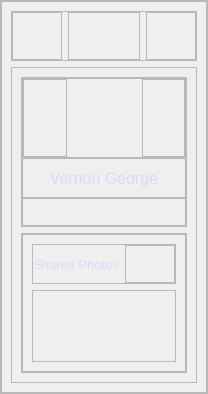
           <widget class="QFrame" name="rightMenuBlock">
            <property name="minimumSize">
             <size>
              <width>0</width>
              <height>0</height>
             </size>
            </property>
            <property name="maximumSize">
             <size>
              <width>0</width>
              <height>16777215</height>
             </size>
            </property>
            <property name="styleSheet">
             <string notr="true">#rightMenuBlock {
	background-color: #363459;
}</string>
            </property>
            <property name="frameShape">
             <enum>QFrame::StyledPanel</enum>
            </property>
            <property name="frameShadow">
             <enum>QFrame::Raised</enum>
            </property>
            <property name="lineWidth">
             <number>1</number>
            </property>
            <property name="midLineWidth">
             <number>0</number>
            </property>
            <layout class="QGridLayout" name="gridLayout_26">
             <property name="leftMargin">
              <number>0</number>
             </property>
             <property name="topMargin">
              <number>0</number>
             </property>
             <property name="rightMargin">
              <number>0</number>
             </property>
             <property name="bottomMargin">
              <number>0</number>
             </property>
             <property name="spacing">
              <number>0</number>
             </property>
             <item row="1" column="0">
              <widget class="QFrame" name="frame_18">
               <property name="frameShape">
                <enum>QFrame::StyledPanel</enum>
               </property>
               <property name="frameShadow">
                <enum>QFrame::Raised</enum>
               </property>
               <layout class="QGridLayout" name="gridLayout_27">
                <property name="leftMargin">
                 <number>0</number>
                </property>
                <property name="topMargin">
                 <number>0</number>
                </property>
                <property name="rightMargin">
                 <number>0</number>
                </property>
                <property name="bottomMargin">
                 <number>0</number>
                </property>
                <item row="2" column="0">
                 <widget class="QStackedWidget" name="stackedWidget">
                  <property name="currentIndex">
                   <number>0</number>
                  </property>
                  <widget class="QWidget" name="page">
                   <layout class="QGridLayout" name="gridLayout_28">
                    <item row="1" column="0">
                     <widget class="QFrame" name="frame_20">
                      <property name="frameShape">
                       <enum>QFrame::StyledPanel</enum>
                      </property>
                      <property name="frameShadow">
                       <enum>QFrame::Raised</enum>
                      </property>
                      <layout class="QGridLayout" name="gridLayout_31">
                       <property name="leftMargin">
                        <number>0</number>
                       </property>
                       <property name="topMargin">
                        <number>0</number>
                       </property>
                       <property name="rightMargin">
                        <number>0</number>
                       </property>
                       <property name="bottomMargin">
                        <number>0</number>
                       </property>
                       <property name="spacing">
                        <number>0</number>
                       </property>
                       <item row="0" column="0">
                        <widget class="QStackedWidget" name="stackedWidget_2">
                         <property name="currentIndex">
                          <number>0</number>
                         </property>
                         <widget class="QWidget" name="page_3">
                          <layout class="QGridLayout" name="gridLayout_35">
                           <item row="0" column="0">
                            <widget class="QFrame" name="frame_21">
                             <property name="minimumSize">
                              <size>
                               <width>0</width>
                               <height>150</height>
                              </size>
                             </property>
                             <property name="maximumSize">
                              <size>
                               <width>16777215</width>
                               <height>150</height>
                              </size>
                             </property>
                             <property name="frameShape">
                              <enum>QFrame::StyledPanel</enum>
                             </property>
                             <property name="frameShadow">
                              <enum>QFrame::Raised</enum>
                             </property>
                             <layout class="QGridLayout" name="gridLayout_32">
                              <property name="leftMargin">
                               <number>0</number>
                              </property>
                              <property name="topMargin">
                               <number>0</number>
                              </property>
                              <property name="rightMargin">
                               <number>0</number>
                              </property>
                              <property name="bottomMargin">
                               <number>0</number>
                              </property>
                              <property name="spacing">
                               <number>0</number>
                              </property>
                              <item row="1" column="0">
                               <widget class="QFrame" name="frame_25">
                                <property name="minimumSize">
                                 <size>
                                  <width>0</width>
                                  <height>40</height>
                                 </size>
                                </property>
                                <property name="maximumSize">
                                 <size>
                                  <width>16777215</width>
                                  <height>40</height>
                                 </size>
                                </property>
                                <property name="frameShape">
                                 <enum>QFrame::StyledPanel</enum>
                                </property>
                                <property name="frameShadow">
                                 <enum>QFrame::Raised</enum>
                                </property>
                                <layout class="QGridLayout" name="gridLayout_36">
                                 <property name="leftMargin">
                                  <number>0</number>
                                 </property>
                                 <property name="topMargin">
                                  <number>0</number>
                                 </property>
                                 <property name="rightMargin">
                                  <number>0</number>
                                 </property>
                                 <property name="bottomMargin">
                                  <number>0</number>
                                 </property>
                                 <item row="0" column="0">
                                  <widget class="QLabel" name="name">
                                   <property name="font">
                                    <font>
                                     <family>Microsoft YaHei UI</family>
                                     <pointsize>12</pointsize>
                                    </font>
                                   </property>
                                   <property name="styleSheet">
                                    <string notr="true">#name {
	color: #D8D9FA;
}</string>
                                   </property>
                                   <property name="text">
                                    <string>Vernon George</string>
                                   </property>
                                   <property name="alignment">
                                    <set>Qt::AlignCenter</set>
                                   </property>
                                  </widget>
                                 </item>
                                </layout>
                               </widget>
                              </item>
                              <item row="0" column="0">
                               <widget class="QFrame" name="frame_22">
                                <property name="minimumSize">
                                 <size>
                                  <width>0</width>
                                  <height>80</height>
                                 </size>
                                </property>
                                <property name="maximumSize">
                                 <size>
                                  <width>16777215</width>
                                  <height>80</height>
                                 </size>
                                </property>
                                <property name="frameShape">
                                 <enum>QFrame::StyledPanel</enum>
                                </property>
                                <property name="frameShadow">
                                 <enum>QFrame::Raised</enum>
                                </property>
                                <layout class="QGridLayout" name="gridLayout_33">
                                 <property name="leftMargin">
                                  <number>0</number>
                                 </property>
                                 <property name="topMargin">
                                  <number>0</number>
                                 </property>
                                 <property name="rightMargin">
                                  <number>0</number>
                                 </property>
                                 <property name="bottomMargin">
                                  <number>0</number>
                                 </property>
                                 <property name="spacing">
                                  <number>0</number>
                                 </property>
                                 <item row="0" column="1">
                                  <widget class="QFrame" name="iconBlock">
                                   <property name="styleSheet">
                                    <string notr="true">#iconBlock {
	border-radius: 100px;
}</string>
                                   </property>
                                   <property name="frameShape">
                                    <enum>QFrame::StyledPanel</enum>
                                   </property>
                                   <property name="frameShadow">
                                    <enum>QFrame::Raised</enum>
                                   </property>
                                   <layout class="QGridLayout" name="gridLayout_34">
                                    <property name="leftMargin">
                                     <number>0</number>
                                    </property>
                                    <property name="topMargin">
                                     <number>0</number>
                                    </property>
                                    <property name="rightMargin">
                                     <number>0</number>
                                    </property>
                                    <property name="bottomMargin">
                                     <number>0</number>
                                    </property>
                                    <item row="0" column="0">
                                     <widget class="QLabel" name="iconLabel">
                                      <property name="minimumSize">
                                       <size>
                                        <width>75</width>
                                        <height>75</height>
                                       </size>
                                      </property>
                                      <property name="maximumSize">
                                       <size>
                                        <width>75</width>
                                        <height>75</height>
                                       </size>
                                      </property>
                                      <property name="styleSheet">
                                       <string notr="true">#iconLabel {
	border-radius: 40px;
}</string>
                                      </property>
                                      <property name="text">
                                       <string/>
                                      </property>
                                     </widget>
                                    </item>
                                   </layout>
                                  </widget>
                                 </item>
                                 <item row="0" column="0">
                                  <widget class="QFrame" name="frame_27">
                                   <property name="frameShape">
                                    <enum>QFrame::StyledPanel</enum>
                                   </property>
                                   <property name="frameShadow">
                                    <enum>QFrame::Raised</enum>
                                   </property>
                                  </widget>
                                 </item>
                                 <item row="0" column="2">
                                  <widget class="QFrame" name="frame_29">
                                   <property name="frameShape">
                                    <enum>QFrame::StyledPanel</enum>
                                   </property>
                                   <property name="frameShadow">
                                    <enum>QFrame::Raised</enum>
                                   </property>
                                  </widget>
                                 </item>
                                </layout>
                               </widget>
                              </item>
                              <item row="2" column="0">
                               <widget class="QFrame" name="frame_26">
                                <property name="frameShape">
                                 <enum>QFrame::StyledPanel</enum>
                                </property>
                                <property name="frameShadow">
                                 <enum>QFrame::Raised</enum>
                                </property>
                               </widget>
                              </item>
                             </layout>
                            </widget>
                           </item>
                           <item row="1" column="0">
                            <widget class="QFrame" name="frame_28">
                             <property name="frameShape">
                              <enum>QFrame::StyledPanel</enum>
                             </property>
                             <property name="frameShadow">
                              <enum>QFrame::Raised</enum>
                             </property>
                             <layout class="QGridLayout" name="gridLayout_37">
                              <property name="leftMargin">
                               <number>0</number>
                              </property>
                              <property name="topMargin">
                               <number>0</number>
                              </property>
                              <property name="rightMargin">
                               <number>0</number>
                              </property>
                              <property name="bottomMargin">
                               <number>0</number>
                              </property>
                              <item row="0" column="0">
                               <widget class="QFrame" name="frame_31">
                                <property name="frameShape">
                                 <enum>QFrame::StyledPanel</enum>
                                </property>
                                <property name="frameShadow">
                                 <enum>QFrame::Raised</enum>
                                </property>
                                <layout class="QGridLayout" name="gridLayout_38">
                                 <item row="0" column="0">
                                  <widget class="QFrame" name="frame_30">
                                   <property name="minimumSize">
                                    <size>
                                     <width>0</width>
                                     <height>40</height>
                                    </size>
                                   </property>
                                   <property name="maximumSize">
                                    <size>
                                     <width>16777215</width>
                                     <height>40</height>
                                    </size>
                                   </property>
                                   <property name="frameShape">
                                    <enum>QFrame::StyledPanel</enum>
                                   </property>
                                   <property name="frameShadow">
                                    <enum>QFrame::Raised</enum>
                                   </property>
                                   <layout class="QGridLayout" name="gridLayout_39">
                                    <property name="leftMargin">
                                     <number>0</number>
                                    </property>
                                    <property name="topMargin">
                                     <number>0</number>
                                    </property>
                                    <property name="rightMargin">
                                     <number>0</number>
                                    </property>
                                    <property name="bottomMargin">
                                     <number>0</number>
                                    </property>
                                    <item row="0" column="0">
                                     <widget class="QLabel" name="sharedPhotosLabel">
                                      <property name="font">
                                       <font>
                                        <family>Microsoft YaHei UI</family>
                                        <pointsize>10</pointsize>
                                       </font>
                                      </property>
                                      <property name="styleSheet">
                                       <string notr="true">#sharedPhotosLabel {
	color: #D8D9FA;
}</string>
                                      </property>
                                      <property name="text">
                                       <string>Shared Photos</string>
                                      </property>
                                     </widget>
                                    </item>
                                    <item row="0" column="1">
                                     <widget class="QFrame" name="frame_33">
                                      <property name="minimumSize">
                                       <size>
                                        <width>50</width>
                                        <height>0</height>
                                       </size>
                                      </property>
                                      <property name="maximumSize">
                                       <size>
                                        <width>50</width>
                                        <height>16777215</height>
                                       </size>
                                      </property>
                                      <property name="frameShape">
                                       <enum>QFrame::StyledPanel</enum>
                                      </property>
                                      <property name="frameShadow">
                                       <enum>QFrame::Raised</enum>
                                      </property>
                                      <layout class="QGridLayout" name="gridLayout_40">
                                       <property name="leftMargin">
                                        <number>0</number>
                                       </property>
                                       <property name="topMargin">
                                        <number>0</number>
                                       </property>
                                       <property name="rightMargin">
                                        <number>0</number>
                                       </property>
                                       <property name="bottomMargin">
                                        <number>0</number>
                                       </property>
                                       <item row="0" column="0">
                                        <widget class="QPushButton" name="settingsRightBlockBtn_2">
                                         <property name="cursor">
                                          <cursorShape>PointingHandCursor</cursorShape>
                                         </property>
                                         <property name="styleSheet">
                                          <string notr="true">#settingsRightBlockBtn_2{
	padding: 7px;
	border-radius: 17px;
}

#settingsRightBlockBtn_2:hover{
	background-color: #444270;
}</string>
                                         </property>
                                         <property name="text">
                                          <string/>
                                         </property>
                                         <property name="icon">
                                          <iconset resource="images.qrc">
                                           <normaloff>:/icons/icons/more.png</normaloff>:/icons/icons/more.png</iconset>
                                         </property>
                                         <property name="iconSize">
                                          <size>
                                           <width>20</width>
                                           <height>20</height>
                                          </size>
                                         </property>
                                        </widget>
                                       </item>
                                      </layout>
                                     </widget>
                                    </item>
                                   </layout>
                                  </widget>
                                 </item>
                                 <item row="1" column="0">
                                  <widget class="QFrame" name="frame_32">
                                   <property name="frameShape">
                                    <enum>QFrame::StyledPanel</enum>
                                   </property>
                                   <property name="frameShadow">
                                    <enum>QFrame::Raised</enum>
                                   </property>
                                   <layout class="QGridLayout" name="gridLayout_42">
                                    <property name="leftMargin">
                                     <number>0</number>
                                    </property>
                                    <property name="topMargin">
                                     <number>0</number>
                                    </property>
                                    <property name="rightMargin">
                                     <number>0</number>
                                    </property>
                                    <property name="bottomMargin">
                                     <number>0</number>
                                    </property>
                                    <item row="0" column="0">
                                     <widget class="QScrollArea" name="scrollArea">
                                      <property name="styleSheet">
                                       <string notr="true">#scrollArea {
	background-color: transparent;
}</string>
                                      </property>
                                      <property name="widgetResizable">
                                       <bool>true</bool>
                                      </property>
                                      <widget class="QWidget" name="scrollAreaWidgetContents">
                                       <property name="geometry">
                                        <rect>
                                         <x>0</x>
                                         <y>0</y>
                                         <width>18</width>
                                         <height>183</height>
                                        </rect>
                                       </property>
                                       <layout class="QGridLayout" name="gridLayout_43"/>
                                      </widget>
                                     </widget>
                                    </item>
                                   </layout>
                                  </widget>
                                 </item>
                                </layout>
                               </widget>
                              </item>
                             </layout>
                            </widget>
                           </item>
                          </layout>
                         </widget>
                         <widget class="QWidget" name="page_4"/>
                        </widget>
                       </item>
                      </layout>
                     </widget>
                    </item>
                    <item row="0" column="0">
                     <widget class="QFrame" name="frame_19">
                      <property name="minimumSize">
                       <size>
                        <width>0</width>
                        <height>50</height>
                       </size>
                      </property>
                      <property name="maximumSize">
                       <size>
                        <width>16777215</width>
                        <height>50</height>
                       </size>
                      </property>
                      <property name="frameShape">
                       <enum>QFrame::StyledPanel</enum>
                      </property>
                      <property name="frameShadow">
                       <enum>QFrame::Raised</enum>
                      </property>
                      <layout class="QGridLayout" name="gridLayout_29">
                       <property name="leftMargin">
                        <number>0</number>
                       </property>
                       <property name="topMargin">
                        <number>0</number>
                       </property>
                       <property name="rightMargin">
                        <number>0</number>
                       </property>
                       <property name="bottomMargin">
                        <number>0</number>
                       </property>
                       <item row="0" column="1">
                        <widget class="QFrame" name="frame_34">
                         <property name="minimumSize">
                          <size>
                           <width>50</width>
                           <height>0</height>
                          </size>
                         </property>
                         <property name="maximumSize">
                          <size>
                           <width>50</width>
                           <height>16777215</height>
                          </size>
                         </property>
                         <property name="frameShape">
                          <enum>QFrame::StyledPanel</enum>
                         </property>
                         <property name="frameShadow">
                          <enum>QFrame::Raised</enum>
                         </property>
                         <layout class="QGridLayout" name="gridLayout_41">
                          <property name="leftMargin">
                           <number>0</number>
                          </property>
                          <property name="topMargin">
                           <number>0</number>
                          </property>
                          <property name="rightMargin">
                           <number>0</number>
                          </property>
                          <property name="bottomMargin">
                           <number>0</number>
                          </property>
                          <item row="0" column="0">
                           <widget class="QPushButton" name="backBtn">
                            <property name="cursor">
                             <cursorShape>PointingHandCursor</cursorShape>
                            </property>
                            <property name="styleSheet">
                             <string notr="true">#backBtn{
	padding: 7px;
	border-radius: 17px;
}

#backBtn:hover{
	background-color: #444270;
}</string>
                            </property>
                            <property name="text">
                             <string/>
                            </property>
                            <property name="icon">
                             <iconset resource="images.qrc">
                              <normaloff>:/icons/icons/previous.png</normaloff>:/icons/icons/previous.png</iconset>
                            </property>
                            <property name="iconSize">
                             <size>
                              <width>20</width>
                              <height>20</height>
                             </size>
                            </property>
                           </widget>
                          </item>
                         </layout>
                        </widget>
                       </item>
                       <item row="0" column="3">
                        <widget class="QFrame" name="frame_24">
                         <property name="minimumSize">
                          <size>
                           <width>50</width>
                           <height>0</height>
                          </size>
                         </property>
                         <property name="maximumSize">
                          <size>
                           <width>50</width>
                           <height>16777215</height>
                          </size>
                         </property>
                         <property name="frameShape">
                          <enum>QFrame::StyledPanel</enum>
                         </property>
                         <property name="frameShadow">
                          <enum>QFrame::Raised</enum>
                         </property>
                         <layout class="QGridLayout" name="gridLayout_30">
                          <property name="leftMargin">
                           <number>0</number>
                          </property>
                          <property name="topMargin">
                           <number>0</number>
                          </property>
                          <property name="rightMargin">
                           <number>0</number>
                          </property>
                          <property name="bottomMargin">
                           <number>0</number>
                          </property>
                          <property name="spacing">
                           <number>0</number>
                          </property>
                          <item row="0" column="0">
                           <widget class="QPushButton" name="settingsRightBlockBtn">
                            <property name="cursor">
                             <cursorShape>PointingHandCursor</cursorShape>
                            </property>
                            <property name="styleSheet">
                             <string notr="true">#settingsRightBlockBtn{
	padding: 7px;
	border-radius: 17px;
}

#settingsRightBlockBtn:hover{
	background-color: #444270;
}</string>
                            </property>
                            <property name="text">
                             <string/>
                            </property>
                            <property name="icon">
                             <iconset resource="images.qrc">
                              <normaloff>:/icons/icons/setting.png</normaloff>:/icons/icons/setting.png</iconset>
                            </property>
                            <property name="iconSize">
                             <size>
                              <width>20</width>
                              <height>20</height>
                             </size>
                            </property>
                           </widget>
                          </item>
                         </layout>
                        </widget>
                       </item>
                       <item row="0" column="2">
                        <widget class="QFrame" name="frame_23">
                         <property name="frameShape">
                          <enum>QFrame::StyledPanel</enum>
                         </property>
                         <property name="frameShadow">
                          <enum>QFrame::Raised</enum>
                         </property>
                        </widget>
                       </item>
                      </layout>
                     </widget>
                    </item>
                   </layout>
                  </widget>
                  <widget class="QWidget" name="page_2"/>
                 </widget>
                </item>
               </layout>
              </widget>
             </item>
            </layout>
           </widget>
